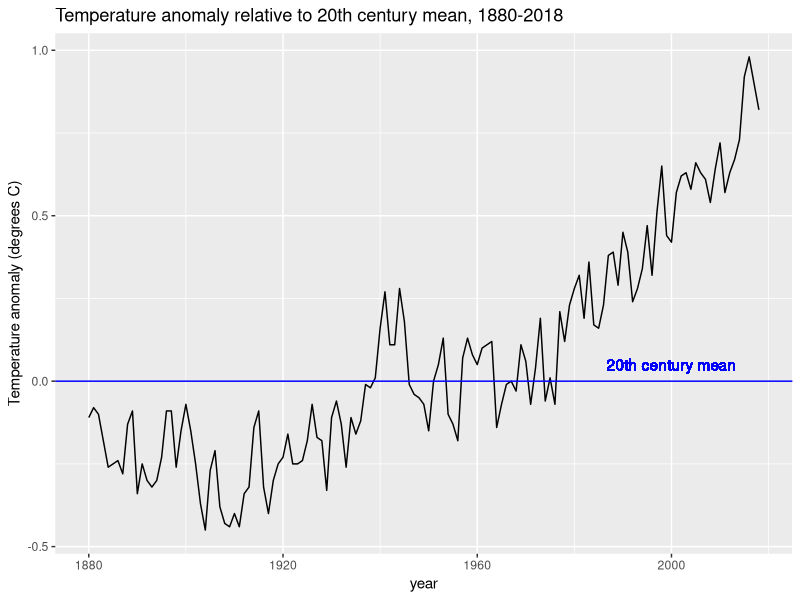
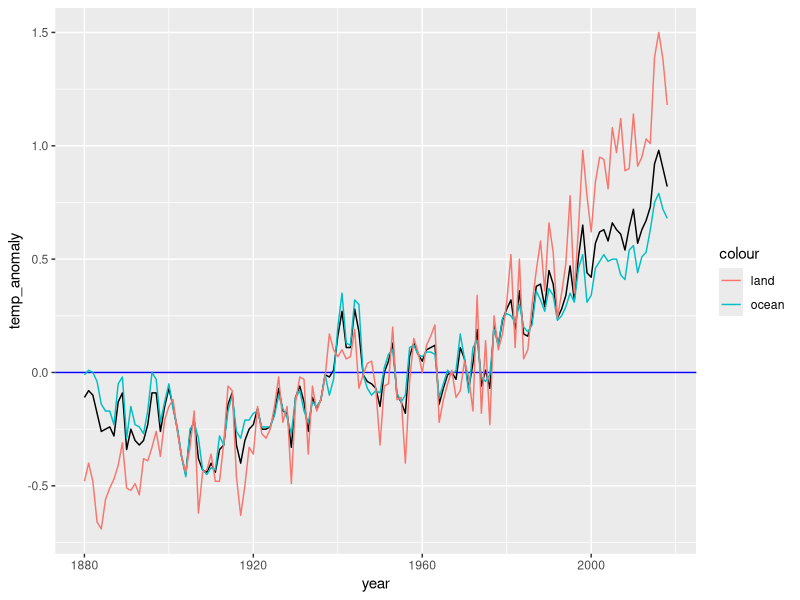
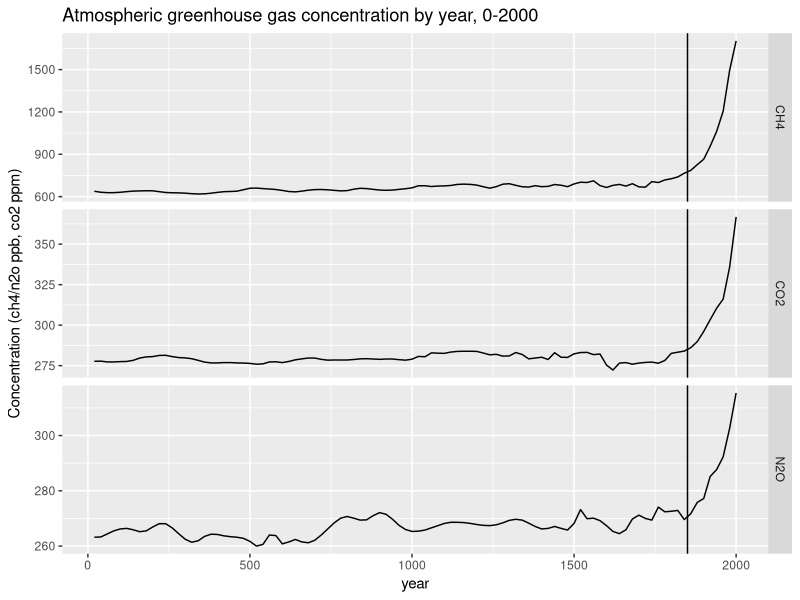
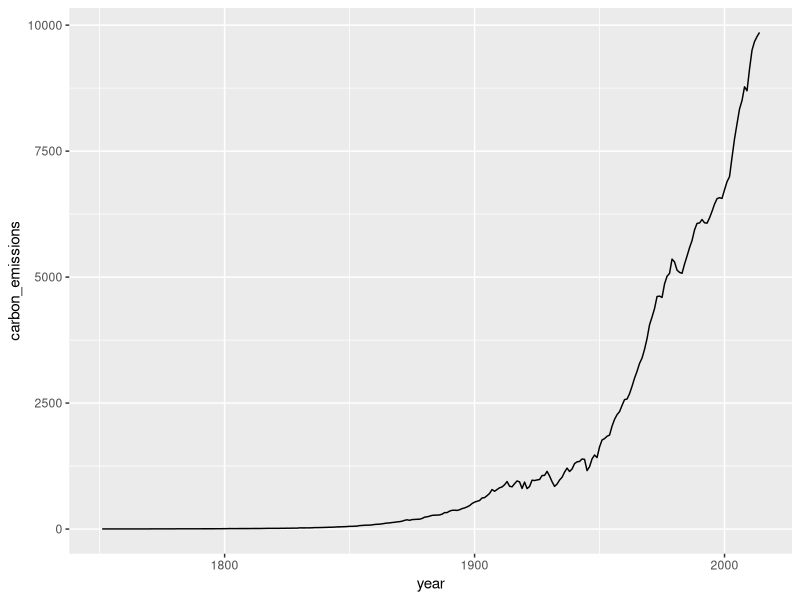
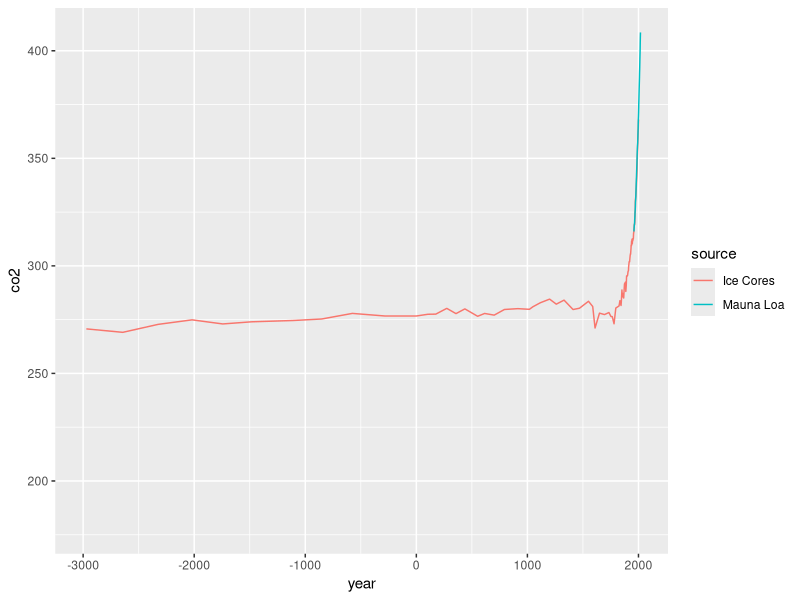

Reproduce these figures in R, in order.
library(tidyverse)
library(dslabs)
data(temp_carbon)
data(greenhouse_gases)
data(historic_co2)


# How many times larger were carbon emissions in the last year relative to the
#  first year?
# Last year
temp_carbon %>%
  filter(!is.na(carbon_emissions)) %>%
  pull(year) %>%
  max()

temp_carbon %>%
  filter(!is.na(carbon_emissions)) %>%
  pull(year) %>%
  min()

temp_carbon %>%
  filter(year==2014 | year==1751) %>%
  pull(carbon_emissions)

temp_carbon %>%
  filter(!is.na(temp_anomaly)) %>%
  pull(year) %>%
  min()
temp_carbon %>%
  filter(!is.na(temp_anomaly)) %>%
  pull(year) %>%
  max()

temp_carbon %>%
  filter(year==2018 | year==1880) %>%
  pull(temp_anomaly)
p <- temp_carbon %>%
  filter(!is.na(temp_anomaly)) %>%
  ggplot(aes(x=year, y=temp_anomaly)) +
  geom_line()

p <- p + geom_hline(aes(yintercept = 0), col = "blue")
p +
  ylab("Temperature anomaly (degrees C)") +
  ggtitle("Temperature anomaly relative to 20th century mean, 1880-2018") +
  geom_text(aes(x=2000, y=0.05, label="20th century mean"), col="blue")

p + geom_line(aes(x=year, y=ocean_anomaly, color="ocean")) +
  geom_line(aes(x=year, y=land_anomaly, color="land"))


greenhouse_gases %>%
  ggplot(aes(year, concentration)) +
  geom_line() +
  facet_grid(rows=vars(gas), scales = "free") +
  geom_vline(aes(xintercept=1850)) +
  ylab("Concentration (ch4/n2o ppb, co2 ppm)") +
  ggtitle("Atmospheric greenhouse gas concentration by year, 0-2000")


# Make a time series line plot of carbon emissions (carbon_emissions)
#  from the temp_carbon dataset. The y-axis is metric tons of carbon
#  emitted per year.
temp_carbon %>%
  filter(!is.na(carbon_emissions)) %>%
  ggplot(aes(x=year, y=carbon_emissions)) +
  geom_line()

# Make a line plot of co2 concentration over time (year), coloring by
#  the measurement source (source). Save this plot as co2_time for later use.
co2_time <- historic_co2 %>%
  ggplot(aes(x=year, y=co2, color=source)) +
  geom_line()

# Use the co2_time plot saved above. Change the limits as directed to
#  investigate the rate of change in co2 over various periods with spikes
#  in co2 concentration.
# Change the x-axis limits to -3000 and 2018 to investigate modern changes
#  in co2. About how many years did it take for co2 to rise from its stable
#  level around 275 ppmv to the current level of over 400 ppmv?
co2_time + xlim(-3000,2018)
